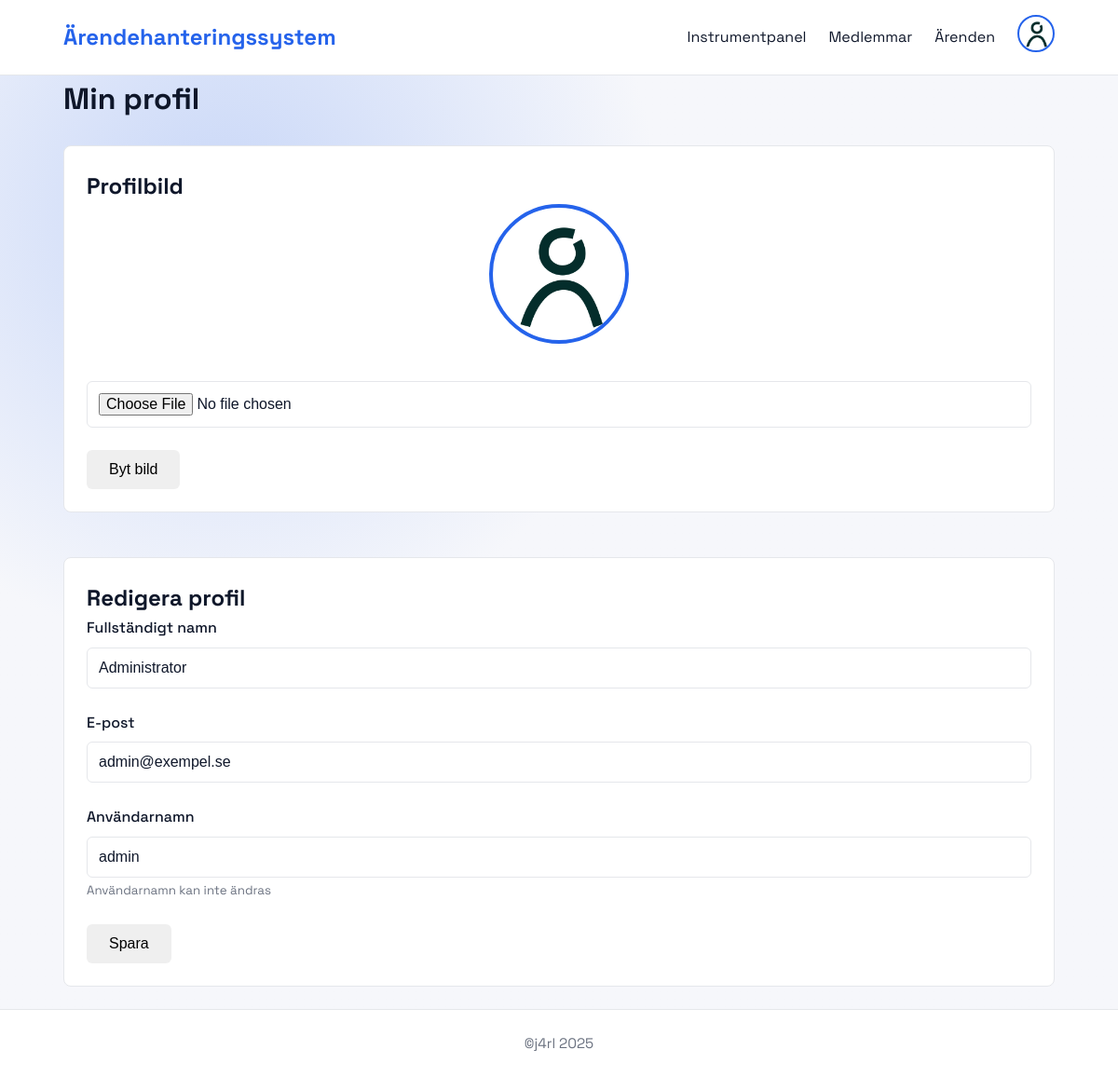
The app's page /pages/profile.php (signed in), older data.
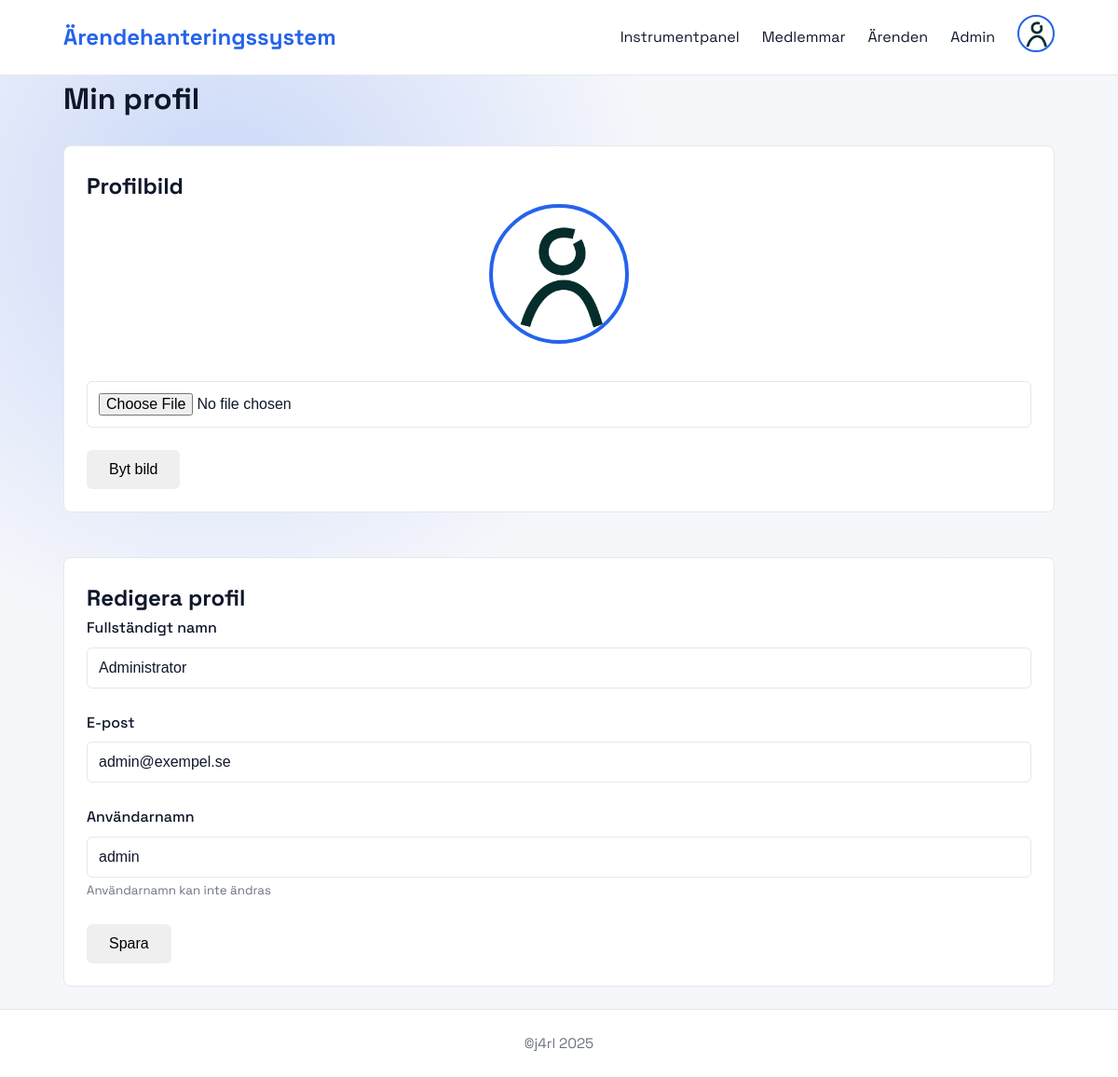
The same page, newer data.
### tables this page shows
CREATE TABLE IF NOT EXISTS tbl_users (
    id INT AUTO_INCREMENT PRIMARY KEY,
    username VARCHAR(50) UNIQUE NOT NULL,
    password VARCHAR(255) NOT NULL,
    name VARCHAR(255) NOT NULL,
    email VARCHAR(255) NOT NULL,
    phone VARCHAR(100) NOT NULL DEFAULT '',
    pic VARCHAR(255) NOT NULL DEFAULT 'default.png',
    lang VARCHAR(5) NOT NULL DEFAULT 'sv',
    colorscheme INT NOT NULL DEFAULT 1,
    last_login TIMESTAMP NOT NULL DEFAULT CURRENT_TIMESTAMP,
    userlevel INT NOT NULL DEFAULT 10,
    role ENUM('Admin','Användare') NOT NULL DEFAULT 'Användare',
    twofa_secret VARCHAR(64) DEFAULT NULL,
    twofa_enabled TINYINT(1) NOT NULL DEFAULT 0,
    INDEX idx_username (username),
    INDEX idx_email (email)
);

### includes/i18n.php (called while the page is built, shortened)
<?php
function loadLanguage($lang = null) {
    $currentLang = $_SESSION['language'];
    $langFile = __DIR__ . '/../lang/' . $currentLang . '.php';
    if (file_exists($langFile)) {
        return require $langFile;
    }
    return require __DIR__ . '/../lang/sv.php';
}
function __($key) {
    static $translations = null;
    if ($translations === null) {
        $translations = loadLanguage();
    }
    return $translations[$key] ?? $key;
}
function getCurrentLanguage() {
    return $_SESSION['language'] ?? 'sv';
}
?>

### includes/user.php (called while the page is built, shortened)
<?php
require_once __DIR__ . '/auth.php';
require_once __DIR__ . '/theme.php';
require_once __DIR__ . '/i18n.php';
function getUserSettings($userId) {
    $defaults = [
        'theme_mode' => 'light',
        'primary_color' => defaultThemePalette()['primary_light'],
        'language' => 'sv'
    ];
    $conn = getDBConnection();
    if ($conn->query("SHOW TABLES LIKE 'user_settings'")->num_rows === 0) {
        closeDBConnection($conn);
        return $defaults;
    }
    $stmt = $conn->prepare("SELECT theme_mode, primary_color, language FROM user_settings WHERE user_id = ?");
    $stmt->bind_param("i", $userId);
    $stmt->execute();
    $result = $stmt->get_result();
    $settings = $result->fetch_assoc();
    return $settings ?: $defaults;
}
?>

### includes/auth.php (called while the page is built, shortened)
<?php
function getCurrentUser() {
    $conn = getDBConnection();
    $userId = $_SESSION['user_id'];
    $stmt = $conn->prepare("SELECT id, username, email, name AS full_name, COALESCE(NULLIF(pic, ''), 'default.png') AS profile_picture, lang, userlevel, colorscheme, twofa_enabled FROM tbl_users WHERE id = ?");
    $stmt->bind_param("i", $userId);
    $stmt->execute();
    $result = $stmt->get_result();
    $user = $result->fetch_assoc();
    return $user;
}
function getUserLevelValue(?array $user): int {
    return (int)($user['userlevel'] ?? 0);
}
function userHasAdminAccess(?array $user): bool {
    $level = getUserLevelValue($user);
    return $level >= 1000;
}
?>

### includes/theme.php (called while the page is built, shortened)
<?php
function defaultThemePalette(): array
{
    return [
        'id' => 1,
        'bg_light' => '#f6f7fb',
        'bg_dark' => '#0b1220',
        'surface_light' => '#ffffff',
        'surface_dark' => '#111827',
        'primary_light' => '#2563eb',
        'primary_dark' => '#60a5fa',
        'accent_light' => '#0ea5e9',
        'accent_dark' => '#38bdf8',
        'text_light' => '#0f172a',
        'text_dark' => '#e5e7eb',
        'muted_light' => '#6b7280',
        'muted_dark' => '#9ca3af',
        'border_light' => '#e5e7eb',
        'border_dark' => '#1f2937',
        'theme_name' => 'Nordic Blue'
    ];
}

### pages/profile.php (the view, shortened to what this page needs)
<?php
require_once __DIR__ . '/../includes/i18n.php';
require_once __DIR__ . '/../includes/auth.php';
require_once __DIR__ . '/../includes/user.php';
include __DIR__ . '/../includes/header.php';
?>
<main class="main-content">
    <div class="container">
        <h1><?php echo __('my_profile'); ?></h1>
        <div class="grid grid-2 mt-3">
            <div>
                <div class="card">
                    <h2 class="card-header"><?php echo __('profile_picture'); ?></h2>
                    <div class="profile-picture-container">
                        <img src="<?php echo BASE_URL; ?>/assets/uploads/profiles/<?php echo htmlspecialchars($user['profile_picture']); ?>"
                             alt="<?php echo htmlspecialchars($user['full_name']); ?>"
                             class="profile-picture-large" id="profilePreview"
                             onerror="this.src='<?php echo BASE_URL; ?>/assets/images/default.png'">
                    </div>
                    <form method="POST" action="" enctype="multipart/form-data">
                        <div class="form-group">
                            <input type="file" name="profile_picture" class="form-input" accept="image/*"
                                   onchange="previewImage(this, 'profilePreview')">
                        </div>
                        <button type="submit" name="update_picture" class="btn btn-primary btn-sm">
                            <?php echo __('change_picture'); ?>
                        </button>
                    </form>
                </div>
            </div>
            <div>
                <div class="card">
                    <h2 class="card-header"><?php echo __('edit_profile'); ?></h2>
                    <form method="POST" action="">
                        <div class="form-group">
                            <label class="form-label" for="full_name"><?php echo __('full_name'); ?></label>
                            <input type="text" id="full_name" name="full_name" class="form-input" required
                                   value="<?php echo htmlspecialchars($user['full_name']); ?>">
                        </div>
                        <div class="form-group">
                            <label class="form-label" for="email"><?php echo __('email'); ?></label>
                            <input type="email" id="email" name="email" class="form-input" required
                                   value="<?php echo htmlspecialchars($user['email']); ?>">
                        </div>
                        <div class="form-group">
                            <label class="form-label"><?php echo __('username'); ?></label>
                            <input type="text" class="form-input" readonly
                                   value="<?php echo htmlspecialchars($user['username']); ?>">
                            <small style="color: var(--muted);"><?php echo __('username_immutable'); ?></small>
                        </div>
                        <button type="submit" name="update_profile" class="btn btn-primary">
                            <?php echo __('save'); ?>
                        </button>
                    </form>
                </div>
            </div>
        </div>
    </div>
</main>
<?php include __DIR__ . '/../includes/footer.php'; ?>

### includes/header.php (shortened to what this page needs)
<?php
require_once __DIR__ . '/../includes/i18n.php';
require_once __DIR__ . '/../includes/auth.php';
require_once __DIR__ . '/../includes/user.php';
require_once __DIR__ . '/../includes/theme.php';
$currentUser = getCurrentUser();
$currentPage = basename($_SERVER['PHP_SELF'], '.php');
$isAdminSection = in_array($currentPage, ['admin-import', 'admin-themes', 'admin-users'], true);
$themeMode = 'light';
if ($currentUser) {
    $userSettings = getUserSettings($currentUser['id']);
    $themeMode = $userSettings['theme_mode'] ?? 'light';
}
?>
<!DOCTYPE html>
<html lang="<?php echo getCurrentLanguage(); ?>" data-theme="<?php echo htmlspecialchars($themeMode, ENT_QUOTES, 'UTF-8'); ?>">
<head>
    <link rel="stylesheet" href="<?php echo BASE_URL; ?>/assets/css/style.css">
</head>
<body>
    <?php if ($currentUser): ?>
    <header class="header">
        <div class="container">
            <div class="header-content">
                <a href="<?php echo BASE_URL; ?>/pages/dashboard.php" class="logo"><?php echo __('app_name'); ?></a>
                <nav class="nav">
                <a href="<?php echo BASE_URL; ?>/pages/dashboard.php" class="<?php echo $currentPage === 'dashboard' ? 'active' : ''; ?>">
                    <?php echo __('dashboard'); ?>
                </a>
                <a href="<?php echo BASE_URL; ?>/pages/members.php" class="<?php echo $currentPage === 'members' ? 'active' : ''; ?>">
                    <?php echo __('members'); ?>
                </a>
                <a href="<?php echo BASE_URL; ?>/pages/cases.php" class="<?php echo $currentPage === 'cases' ? 'active' : ''; ?>">
                    <?php echo __('cases'); ?>
                </a>
                <?php if (userHasAdminAccess($currentUser)): ?>
                    <div class="nav-dropdown">
                        <button type="button" class="nav-link <?php echo $isAdminSection ? 'active' : ''; ?>" onclick="toggleDropdown('adminDropdown')">
                            <?php echo __('admin'); ?>
                        </button>
                    </div>
                <?php endif; ?>
                <div class="user-menu">
                    <img src="<?php echo BASE_URL; ?>/assets/uploads/profiles/<?php echo htmlspecialchars($currentUser['profile_picture']); ?>"
                         alt="<?php echo htmlspecialchars($currentUser['full_name']); ?>"
                             class="user-avatar"
                             onclick="toggleDropdown('userDropdown')"
                             onerror="this.src='<?php echo BASE_URL; ?>/assets/images/default.png'">
                    </div>
                </nav>
            </div>
        </div>
    </header>
    <?php endif; ?>

### includes/footer.php (shortened to what this page needs)
    <footer class="footer">&copy;j4rl 2025</footer>
</body>
</html>

### assets/css/style.css (style rules this page uses)
:root { --bg_light: #f6f7fb; --bg_dark: #0b1220; --surface_light: #ffffff; --surface_dark: #111827; --primary_light: #2563eb; --primary_dark: #60a5fa; --accent_light: #0ea5e9; --accent_dark: #38bdf8; --text_light: #0f172a; --text_dark: #e5e7eb; --muted_light: #6b7280; --muted_dark: #9ca3af; --border_light: #e5e7eb; --border_dark: #1f2937; --bg: var(--bg_light); --surface: var(--surface_light); --primary: var(--primary_light); --primary-hover: #1f4fcc; --primary-hover-strong: color-mix(in srgb, var(--primary) 85%, black); --accent: var(--accent_light); --text: var(--text_light); --muted: var(--muted_light); --border: var(--border_light); --success: #10b981; --warning: #f59e0b; --danger: #ef4444; --info: #3b82f6; }
* { margin: 0; padding: 0; box-sizing: border-box; }
body { font-family: 'Space Grotesk', -apple-system, BlinkMacSystemFont, 'Segoe UI', sans-serif; background: var(--bg); background: radial-gradient(circle at 20% 20%, color-mix(in srgb, var(--primary) 22%, var(--bg)), var(--bg) 35%), radial-gradient(circle at 80% 0%, color-mix(in srgb, var(--accent) 24%, var(--bg)), var(--bg) 45%), var(--bg); color: var(--text); line-height: 1.6; display: flex; flex-direction: column; height: 100vh; }
a, a:visited { color: var(--primary); text-decoration: none; transition: color 0.2s ease; }
.container { width: min(92vw, 88rem); max-width: 88rem; margin: 0 auto; padding: 0 1.25rem; }
.logo { font-size: 1.5rem; font-weight: bold; color: var(--primary); text-decoration: none; }
.header-content { display: flex; justify-content: space-between; align-items: center; }
.nav { display: flex; gap: 1.5rem; align-items: center; }
.nav a { color: var(--text); text-decoration: none; transition: color 0.3s; }
.nav .nav-link { background: none; border: none; padding: 0; font: inherit; color: var(--text); cursor: pointer; transition: color 0.3s; }
.nav-dropdown { position: relative; }
.user-menu { position: relative; }
.user-avatar { width: 40px; height: 40px; border-radius: 50%; cursor: pointer; object-fit: cover; border: 2px solid var(--primary); }
main { overflow-y: auto; overflow-x: hidden; flex-grow: 5; }
.form-group { margin-bottom: 1.5rem; }
.form-label { display: block; margin-bottom: 0.5rem; font-weight: 500; color: var(--text); }
.footer { text-align: center; padding: 1.5rem 0; color: var(--muted); font-size: 0.95rem; background: var(--surface); border-top: 1px solid var(--border); }
.profile-picture-container { text-align: center; margin-bottom: 2rem; }
.profile-picture-large { width: 150px; height: 150px; border-radius: 50%; object-fit: cover; border: 4px solid var(--primary); }
.mt-3 { margin-top: 1.5rem; }

Row changes from the older to the newer data that the page shows:
changed tbl_users "Administrator": userlevel 10 → 1000 (drawn)
Text that changed along with them:
__('admin'): (not shown) → "Admin"
